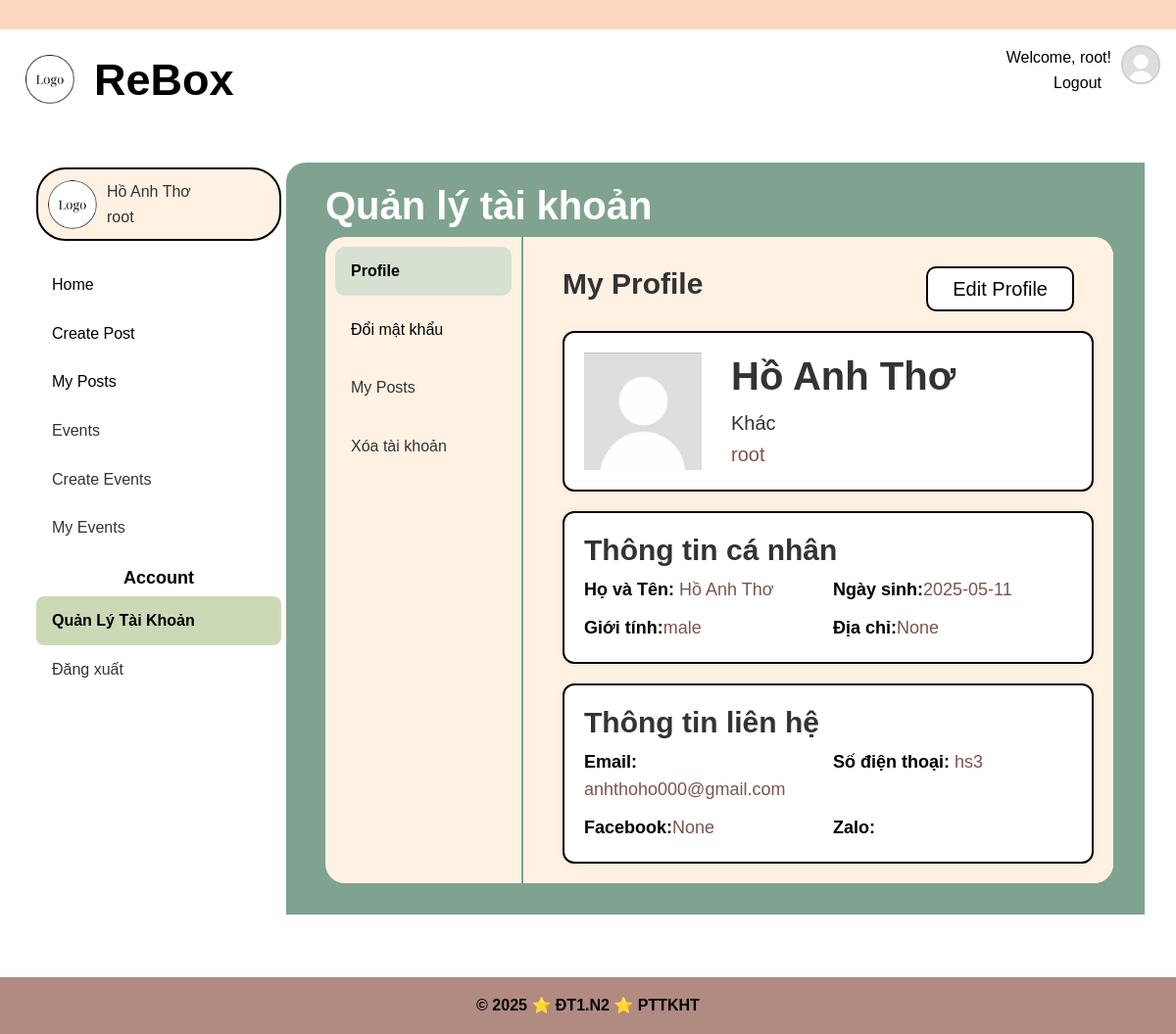
Page /account/profile (signed in) on the committed database.
### app/models/user.py (models this page shows, shortened)
class User(UserMixin, csdl.Model):
    id = csdl.Column(csdl.Integer, primary_key=True)
    username = csdl.Column(csdl.String(50), unique=True, nullable=False)
    password  = csdl.Column(csdl.String(128), nullable=False)
    avatar = csdl.Column(csdl.Text, nullable = True)
    fullname = csdl.Column(csdl.String(120), nullable=False)
    date_of_birth = csdl.Column(csdl.Date, nullable = True)
    gender = csdl.Column(csdl.String(10), nullable = True)
    address = csdl.Column(csdl.Text, nullable = True)
    email = csdl.Column(csdl.String(120), unique=True, nullable=False)
    phone = csdl.Column(csdl.String(20), nullable=True) #co the null
    facebook = csdl.Column(csdl.Text, nullable =True)
    roles = csdl.relationship('Role', secondary='user_role', backref=csdl.backref('users', lazy='dynamic'))
    created_date = csdl.Column(csdl.DateTime, default=datetime.utcnow)  # Thêm dòng này
    def get_username(self):
        return self.username
    def has_role(self, role_name):
        for role in self.roles:
            if role.name == role_name:
                return True
        return False

### app/accountManagement/routes.py (the view)
@accManagement_blueprint.route('/account/profile')
@login_required
def view_profile():
    user = csdl.session.get(User, current_user.id)
    user_type = get_user_type(user.get_username())
    return render_template('accountManagement/profile.html', user=user, user_type = user_type)

### app/accountManagement/routes.py (called while the page is built)
def get_user_type(username):
    if username.startswith('hs'):
        return 'Học sinh'
    elif username.startswith('gv'):
        return 'Giáo viên'
    elif username.startswith('admin'):
        return 'Admin'
    else:
        return 'Khác'

### app/models/user.py (called while the page is built)
@login_manager.user_loader
def load_user(user_id): #luu ttin user by id da luu trong session login
    return User.query.get(int(user_id)) #doi tuong User chua ttin (username, pass,email, ...)

### app/accountManagement/templates/accountManagement/profile.html (shortened to what this page needs)
{% extends 'base.html' %}
{% block extra_css %}
<link
  rel="stylesheet"
  href="{{ url_for('static', filename='css/accManagement.css') }}"
/>
{% endblock %}
{% block content %}
<div class="profile-container">
  <aside class="sidebar">
    <div class="user-info">
      <img
        src="{{ url_for('static', filename='image/logo.png') }}"
        alt="Avatar"
        width="50px"
        class="avatar-user-info"
      />
      <div>{{ user.fullname }}<br />{{ user.username }}</div>
    </div>
    <nav class="profile-menu">
      <ul>
        <li><a href="{{ url_for('home.homepage') }}">Home</a></li>
        <li><a href="{{ url_for('post.create_post') }}">Create Post</a></li>
        <li><a href="{{ url_for('post.my_posts') }}">My Posts</a></li>
        <li>Events</li>
        {% if has_role(current_user,'admin') %}
        <li>Create Events</li>
        <li>My Events</li>
        {%endif%}
      </ul>
      <h1>Account</h1>
      <ul>
        <li class="active">Quản Lý Tài Khoản</li>
        <li>Đăng xuất</li>
      </ul>
    </nav>
  </aside>
  <main class="accManagement-main">
    <header class="accManagement-header">
      <h1>Quản lý tài khoản</h1>
    </header>
    <div class="accManagement-tab">
      <ul>
        <li class="active">Profile</li>
        <li>
          <a href="{{url_for('accountManagement.change_password')}}"
            >Đổi mật khẩu</a
          >
        </li>
        <li>My Posts</li>
        <li id="delete-account-li">Xóa tài khoản</li>
      </ul>
      <div class="profile-content">
        <div class="profile-title">
          <div><h2>My Profile</h2></div>
          <a
            href="{{url_for('accountManagement.edit_profile')}}"
            class="custom-profile-button"
            >Edit Profile</a
          >
        </div>
        <section class="profile-header">
          <img src="{{user.avatar}}" alt="Avatar" width="120px" />
          <div>
            <h2>{{user.fullname}}</h2>
            <p>{{user_type}}</p>
            <p class="user-info-text">{{user.username}}</p>
          </div>
        </section>
        <section class="profile-info">
          <h1>Thông tin cá nhân</h1>
          <div class="info-grid">
            <p class="user-info-text">
              <strong>Họ và Tên: </strong>{{user.fullname}}
            </p>
            <p class="user-info-text">
              <strong>Ngày sinh:</strong>{{user.date_of_birth}}
            </p>
            <p class="user-info-text">
              <strong>Giới tính:</strong>{{user.gender}}
            </p>
            <p class="user-info-text">
              <strong>Địa chỉ:</strong>{{user.address}}
            </p>
          </div>
        </section>
        <section class="contact-info">
          <h1>Thông tin liên hệ</h1>
          <div class="info-grid">
            <p class="user-info-text"><strong>Email: </strong>{{user.email}}</p>
            <p class="user-info-text">
              <strong>Số điện thoại: </strong>{{user.phone}}
            </p>
            <p class="user-info-text">
              <strong>Facebook:</strong>{{user.facebook}}
            </p>
            <p class="user-info-text"><strong>Zalo:</strong>{{user.zalo}}</p>
          </div>
        </section>
      </div>
    </div>
  </main>
</div>
{% endblock %}

### app/templates/base.html (shortened to what this page needs)
<!DOCTYPE html>
<html lang="vi-VN">
  <head>
    <link
      rel="stylesheet"
      href="https://cdn.jsdelivr.net/npm/bootstrap@4.0.0/dist/css/bootstrap.min.css"
    />
    <link
      rel="stylesheet"
      href="{{ url_for('static', filename='css/base.css') }}"
    />
    {% block extra_css %}{% endblock %}
  </head>
  <body>
    <header>
      <div class="top-bar"></div>
      <div class="header-logo">
        <div class="logo-image">
          <a href="{{ url_for('home.homepage') }}">
            <img
              src="{{ url_for('static', filename='image/logo.png') }}"
              alt="logo"
              style="width: 50px"
            />
          </a>
        </div>
        <div class="name-web">
          <p>ReBox</p>
        </div>
        <div class="select-login">
          <nav class="nav-select-login">
            {% if current_user.is_authenticated %}
            <p>Welcome, {{ current_user.username }}!</p>
            <a href="{{ url_for('auth.logout') }}">Logout</a>
            {% else %}
            <a href="{{ url_for('auth.login') }}">Login</a> |
            <a href="{{ url_for('auth.register') }}">Register</a> |
            <a href="{{ url_for('auth.adminLogin') }}">Admin</a>
            {% endif %}
          </nav>
        </div>
        <div class="dropdown">
          <a  id="avatarDropdown" data-bs-toggle="dropdown" aria-expanded="false">
            <img src="{{ user.avatar or url_for('static', filename='image/avatar.png') }}" alt="avatar" class="rounded-circle" width="40" height="40" style="object-fit: cover; border: 2px solid #ccc; margin-left: 10px; cursor: pointer;">
          </a>
        </div>
      </div>
    </header>
    <main>{% block content %} {% endblock %}</main>
    <footer>
      <div class="footer-content">
        <p>&copy; 2025 ⭐ ĐT1.N2 ⭐ PTTKHT</p>
      </div>
    </footer>
  </body>
</html>

### app/static/css/base.css (style rules this page uses)
:root { --topBar: var(--mau2); --header: white; --menu-bar-color: var(--mau4); --selected-menu-color: var(--mau3); --text-select-login: var(--mau6); --btn-search: var(--mau9); --btn-search-hover: var(--mau8); --footer-background: var(--mau6); --text-header: black; --text-login-register: black; --text-menu-login-register: black; --text-footer: white; --text-menu-home: white; --text-menu-home-hover: black; --text-menu-home-selected: black; --text-btn-search: white; --text-btn-search-hover: black; --mau1: #86946d; --mau2: #fdd6c2; --mau3: #ccd9b7; --mau4: #7fa390; --mau5: #b0e1e1; --mau6: #b18a81; --mau7: #d9c297; --mau8: #c4a289; --mau9: #7b544c; --mau20: #f6ffe7; }
* { margin: 0; padding: 0; box-sizing: border-box; }
p { margin-bottom: 0px !important; }
html, body { height: 100%; margin: 0; display: flex; flex-direction: column; }
body { font-family: "Arial", sans-serif; background-color: white; color: #333; line-height: 1.6; }
.logo-image { margin: 10px; }
.name-web { margin: 0 10px !important; font-size: 45px; font-weight: bold; }
.top-bar { height: 30px; background-color: var(--topBar); z-index: 999; }
header { display: table-row; }
.header-logo { display: flex; background-color: var(--header); color: var(--text-header); padding: 1rem; }
.select-login { margin-left: auto; text-align: right; color: var(--text-login-register); text-decoration: none; }
.nav-select-login a { color: var(--text-menu-login-register); margin: 0 10px; text-decoration: none; }
main { padding: 2rem; flex: 1; }
footer { background-color: var(--footer-background); color: var(--text-header); text-align: center; padding: 1rem; margin-top: 2rem; font-weight: bold; }

### rows in the picture
User: username "root", avatar (placeholder picture), fullname "Hồ Anh Thơ", date_of_birth "2025-05-11", gender "male", address "None", email "anhthoho000@gmail.com", phone "hs3", facebook "None"

### other values in the picture
{{ user_type }} "Khác"
